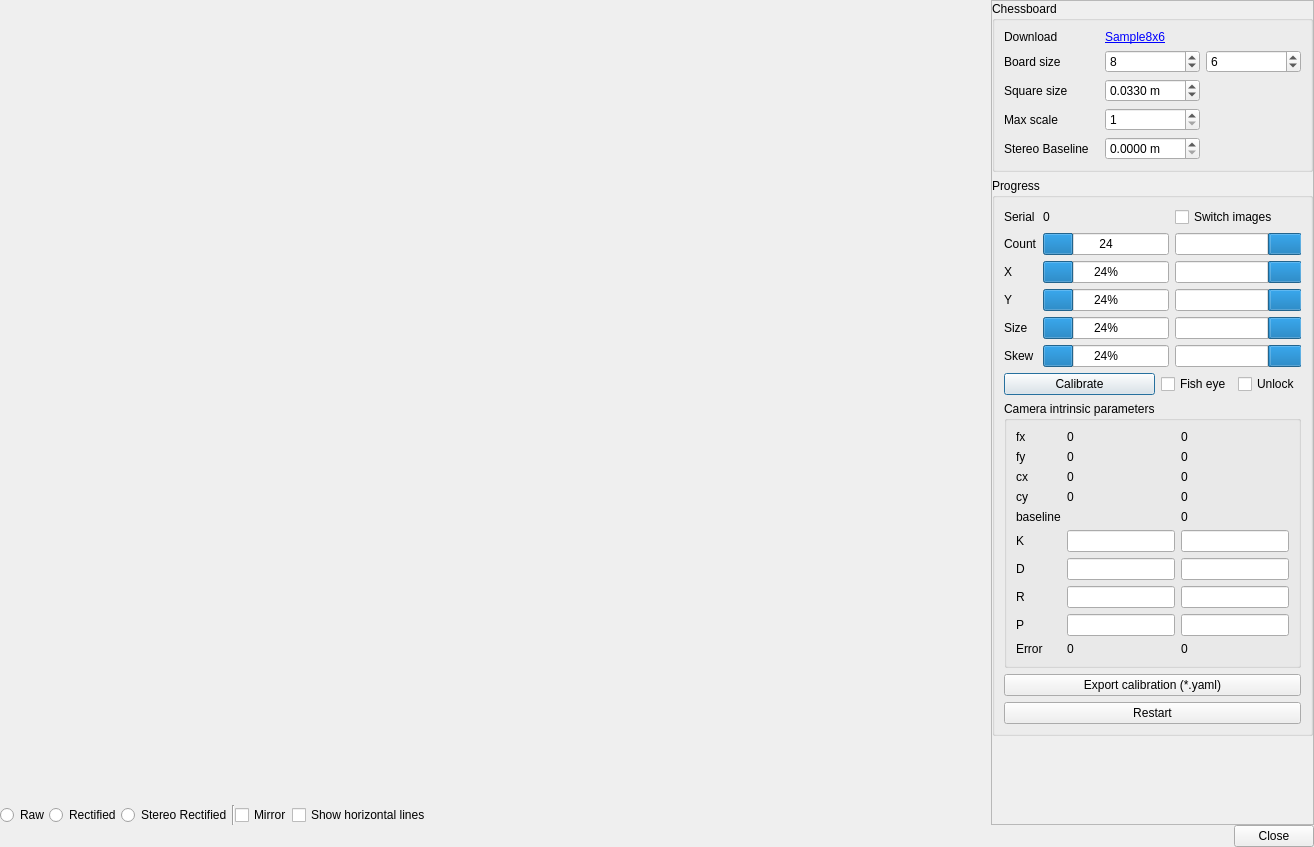
<?xml version="1.0" encoding="UTF-8"?>
<ui version="4.0">
 <class>calibrationDialog</class>
 <widget class="QDialog" name="calibrationDialog">
  <property name="geometry">
   <rect>
    <x>0</x>
    <y>0</y>
    <width>1314</width>
    <height>847</height>
   </rect>
  </property>
  <property name="windowTitle">
   <string>Dialog</string>
  </property>
  <layout class="QVBoxLayout" name="verticalLayout_5">
   <property name="spacing">
    <number>0</number>
   </property>
   <property name="leftMargin">
    <number>0</number>
   </property>
   <property name="topMargin">
    <number>0</number>
   </property>
   <property name="rightMargin">
    <number>0</number>
   </property>
   <property name="bottomMargin">
    <number>0</number>
   </property>
   <item>
    <layout class="QHBoxLayout" name="horizontalLayout_4" stretch="1,0">
     <item>
      <layout class="QVBoxLayout" name="verticalLayout_4">
       <property name="spacing">
        <number>0</number>
       </property>
       <item>
        <layout class="QHBoxLayout" name="horizontalLayout_3">
         <property name="spacing">
          <number>0</number>
         </property>
         <item>
          <layout class="QVBoxLayout" name="verticalLayout_2" stretch="0,1">
           <property name="spacing">
            <number>0</number>
           </property>
           <item>
            <widget class="QLabel" name="label_left">
             <property name="text">
              <string/>
             </property>
             <property name="alignment">
              <set>Qt::AlignCenter</set>
             </property>
            </widget>
           </item>
           <item>
            <widget class="UImageView" name="image_view" native="true"/>
           </item>
          </layout>
         </item>
         <item>
          <layout class="QVBoxLayout" name="verticalLayout_3" stretch="0,1">
           <property name="spacing">
            <number>0</number>
           </property>
           <item>
            <widget class="QLabel" name="label_right">
             <property name="text">
              <string/>
             </property>
             <property name="alignment">
              <set>Qt::AlignCenter</set>
             </property>
            </widget>
           </item>
           <item>
            <widget class="UImageView" name="image_view_2" native="true"/>
           </item>
          </layout>
         </item>
        </layout>
       </item>
       <item>
        <layout class="QHBoxLayout" name="horizontalLayout_2">
         <item>
          <widget class="QRadioButton" name="radioButton_raw">
           <property name="text">
            <string>Raw</string>
           </property>
          </widget>
         </item>
         <item>
          <widget class="QRadioButton" name="radioButton_rectified">
           <property name="text">
            <string>Rectified</string>
           </property>
          </widget>
         </item>
         <item>
          <widget class="QRadioButton" name="radioButton_stereoRectified">
           <property name="text">
            <string>Stereo Rectified</string>
           </property>
          </widget>
         </item>
         <item>
          <widget class="Line" name="line">
           <property name="orientation">
            <enum>Qt::Vertical</enum>
           </property>
          </widget>
         </item>
         <item>
          <widget class="QCheckBox" name="checkBox_mirror">
           <property name="text">
            <string>Mirror</string>
           </property>
          </widget>
         </item>
         <item>
          <widget class="QCheckBox" name="checkBox_showHorizontalLines">
           <property name="text">
            <string>Show horizontal lines</string>
           </property>
          </widget>
         </item>
         <item>
          <spacer name="horizontalSpacer">
           <property name="orientation">
            <enum>Qt::Horizontal</enum>
           </property>
           <property name="sizeHint" stdset="0">
            <size>
             <width>40</width>
             <height>20</height>
            </size>
           </property>
          </spacer>
         </item>
        </layout>
       </item>
      </layout>
     </item>
     <item>
      <widget class="QScrollArea" name="scrollArea">
       <property name="widgetResizable">
        <bool>true</bool>
       </property>
       <widget class="QWidget" name="scrollAreaWidgetContents">
        <property name="geometry">
         <rect>
          <x>0</x>
          <y>0</y>
          <width>387</width>
          <height>826</height>
         </rect>
        </property>
        <layout class="QVBoxLayout" name="verticalLayout">
         <property name="leftMargin">
          <number>0</number>
         </property>
         <property name="topMargin">
          <number>0</number>
         </property>
         <property name="rightMargin">
          <number>0</number>
         </property>
         <property name="bottomMargin">
          <number>0</number>
         </property>
         <item>
          <widget class="QGroupBox" name="groupBox">
           <property name="title">
            <string>Chessboard</string>
           </property>
           <layout class="QGridLayout" name="gridLayout_3">
            <item row="1" column="3">
             <widget class="QSpinBox" name="spinBox_boardHeight">
              <property name="minimum">
               <number>2</number>
              </property>
              <property name="value">
               <number>6</number>
              </property>
             </widget>
            </item>
            <item row="3" column="0">
             <widget class="QLabel" name="label_15">
              <property name="toolTip">
               <string/>
              </property>
              <property name="text">
               <string>Square size</string>
              </property>
             </widget>
            </item>
            <item row="1" column="0">
             <widget class="QLabel" name="label_12">
              <property name="toolTip">
               <string>Number of inner squares on the board</string>
              </property>
              <property name="text">
               <string>Board size</string>
              </property>
             </widget>
            </item>
            <item row="3" column="3">
             <widget class="QLabel" name="label_16">
              <property name="toolTip">
               <string>Number of inner squares on the board</string>
              </property>
              <property name="text">
               <string/>
              </property>
             </widget>
            </item>
            <item row="1" column="1">
             <widget class="QSpinBox" name="spinBox_boardWidth">
              <property name="minimum">
               <number>2</number>
              </property>
              <property name="value">
               <number>8</number>
              </property>
             </widget>
            </item>
            <item row="3" column="1">
             <widget class="QDoubleSpinBox" name="doubleSpinBox_squareSize">
              <property name="suffix">
               <string> m</string>
              </property>
              <property name="decimals">
               <number>4</number>
              </property>
              <property name="maximum">
               <double>1.000000000000000</double>
              </property>
              <property name="value">
               <double>0.033000000000000</double>
              </property>
             </widget>
            </item>
            <item row="0" column="0">
             <widget class="QLabel" name="label_21">
              <property name="toolTip">
               <string/>
              </property>
              <property name="text">
               <string>Download</string>
              </property>
             </widget>
            </item>
            <item row="0" column="1">
             <widget class="QLabel" name="label_20">
              <property name="toolTip">
               <string>Number of inner squares on the board</string>
              </property>
              <property name="text">
               <string>&lt;html&gt;&lt;head/&gt;&lt;body&gt;&lt;p&gt;&lt;a href=&quot;https://github.com/introlab/rtabmap/raw/master/bin/data/check-108.pdf&quot;&gt;&lt;span style=&quot; text-decoration: underline; color:#0000ff;&quot;&gt;Sample8x6&lt;/span&gt;&lt;/a&gt;&lt;/p&gt;&lt;/body&gt;&lt;/html&gt;</string>
              </property>
              <property name="openExternalLinks">
               <bool>true</bool>
              </property>
             </widget>
            </item>
            <item row="4" column="1">
             <widget class="QSpinBox" name="spinBox_maxScale">
              <property name="minimum">
               <number>1</number>
              </property>
              <property name="maximum">
               <number>3</number>
              </property>
              <property name="value">
               <number>1</number>
              </property>
             </widget>
            </item>
            <item row="4" column="0">
             <widget class="QLabel" name="label_22">
              <property name="toolTip">
               <string>If &gt; 1, image is scaled down to help board detection on high definition images</string>
              </property>
              <property name="text">
               <string>Max scale</string>
              </property>
             </widget>
            </item>
            <item row="5" column="0">
             <widget class="QLabel" name="label_stereoBaseline">
              <property name="toolTip">
               <string>If &gt; 1, image is scaled down to help board detection on high definition images</string>
              </property>
              <property name="text">
               <string>Stereo Baseline</string>
              </property>
             </widget>
            </item>
            <item row="5" column="1">
             <widget class="QDoubleSpinBox" name="doubleSpinBox_stereoBaseline">
              <property name="toolTip">
               <string>If you know the exact baseline of the stereo cameras, you can set it here in case the square size is not super accurate.</string>
              </property>
              <property name="suffix">
               <string> m</string>
              </property>
              <property name="decimals">
               <number>4</number>
              </property>
              <property name="maximum">
               <double>10.000000000000000</double>
              </property>
              <property name="value">
               <double>0.000000000000000</double>
              </property>
             </widget>
            </item>
           </layout>
          </widget>
         </item>
         <item>
          <widget class="QGroupBox" name="groupBox_progress">
           <property name="title">
            <string>Progress</string>
           </property>
           <layout class="QVBoxLayout" name="verticalLayout_6">
            <item>
             <layout class="QGridLayout" name="gridLayout" columnstretch="0,0,0">
              <item row="5" column="0">
               <widget class="QLabel" name="label_4">
                <property name="text">
                 <string>Skew</string>
                </property>
               </widget>
              </item>
              <item row="0" column="0">
               <widget class="QLabel" name="label_19">
                <property name="text">
                 <string>Serial</string>
                </property>
               </widget>
              </item>
              <item row="0" column="1">
               <widget class="QLabel" name="label_serial">
                <property name="text">
                 <string>0</string>
                </property>
                <property name="textInteractionFlags">
                 <set>Qt::LinksAccessibleByMouse|Qt::TextSelectableByMouse</set>
                </property>
               </widget>
              </item>
              <item row="0" column="2">
               <widget class="QCheckBox" name="checkBox_switchImages">
                <property name="text">
                 <string>Switch images</string>
                </property>
               </widget>
              </item>
              <item row="1" column="0">
               <widget class="QLabel" name="label_5">
                <property name="text">
                 <string>Count</string>
                </property>
               </widget>
              </item>
              <item row="1" column="1">
               <widget class="QProgressBar" name="progressBar_count">
                <property name="value">
                 <number>24</number>
                </property>
                <property name="format">
                 <string>%p</string>
                </property>
               </widget>
              </item>
              <item row="1" column="2">
               <widget class="QProgressBar" name="progressBar_count_2">
                <property name="value">
                 <number>24</number>
                </property>
                <property name="invertedAppearance">
                 <bool>true</bool>
                </property>
                <property name="format">
                 <string>%p</string>
                </property>
               </widget>
              </item>
              <item row="2" column="0">
               <widget class="QLabel" name="label">
                <property name="text">
                 <string>X</string>
                </property>
               </widget>
              </item>
              <item row="2" column="1">
               <widget class="QProgressBar" name="progressBar_x">
                <property name="value">
                 <number>24</number>
                </property>
                <property name="format">
                 <string>%p%</string>
                </property>
               </widget>
              </item>
              <item row="2" column="2">
               <widget class="QProgressBar" name="progressBar_x_2">
                <property name="value">
                 <number>24</number>
                </property>
                <property name="invertedAppearance">
                 <bool>true</bool>
                </property>
                <property name="textDirection">
                 <enum>QProgressBar::TopToBottom</enum>
                </property>
                <property name="format">
                 <string>%p%</string>
                </property>
               </widget>
              </item>
              <item row="3" column="0">
               <widget class="QLabel" name="label_2">
                <property name="text">
                 <string>Y</string>
                </property>
               </widget>
              </item>
              <item row="3" column="1">
               <widget class="QProgressBar" name="progressBar_y">
                <property name="value">
                 <number>24</number>
                </property>
               </widget>
              </item>
              <item row="3" column="2">
               <widget class="QProgressBar" name="progressBar_y_2">
                <property name="value">
                 <number>24</number>
                </property>
                <property name="invertedAppearance">
                 <bool>true</bool>
                </property>
               </widget>
              </item>
              <item row="4" column="0">
               <widget class="QLabel" name="label_3">
                <property name="text">
                 <string>Size</string>
                </property>
               </widget>
              </item>
              <item row="4" column="1">
               <widget class="QProgressBar" name="progressBar_size">
                <property name="value">
                 <number>24</number>
                </property>
               </widget>
              </item>
              <item row="4" column="2">
               <widget class="QProgressBar" name="progressBar_size_2">
                <property name="value">
                 <number>24</number>
                </property>
                <property name="invertedAppearance">
                 <bool>true</bool>
                </property>
               </widget>
              </item>
              <item row="5" column="1">
               <widget class="QProgressBar" name="progressBar_skew">
                <property name="value">
                 <number>24</number>
                </property>
               </widget>
              </item>
              <item row="5" column="2">
               <widget class="QProgressBar" name="progressBar_skew_2">
                <property name="value">
                 <number>24</number>
                </property>
                <property name="invertedAppearance">
                 <bool>true</bool>
                </property>
               </widget>
              </item>
             </layout>
            </item>
            <item>
             <layout class="QHBoxLayout" name="horizontalLayout_5" stretch="1,0,0">
              <item>
               <widget class="QPushButton" name="pushButton_calibrate">
                <property name="text">
                 <string>Calibrate</string>
                </property>
               </widget>
              </item>
              <item>
               <widget class="QCheckBox" name="checkBox_fisheye">
                <property name="text">
                 <string>Fish eye</string>
                </property>
               </widget>
              </item>
              <item>
               <widget class="QCheckBox" name="checkBox_unlock">
                <property name="text">
                 <string>Unlock</string>
                </property>
               </widget>
              </item>
             </layout>
            </item>
            <item>
             <widget class="QGroupBox" name="groupBox_3">
              <property name="title">
               <string>Camera intrinsic parameters</string>
              </property>
              <layout class="QGridLayout" name="gridLayout_2">
               <item row="8" column="2">
                <widget class="QLineEdit" name="lineEdit_P_2">
                 <property name="readOnly">
                  <bool>true</bool>
                 </property>
                </widget>
               </item>
               <item row="0" column="1">
                <widget class="QLabel" name="label_fx">
                 <property name="text">
                  <string>0</string>
                 </property>
                 <property name="textInteractionFlags">
                  <set>Qt::LinksAccessibleByMouse|Qt::TextSelectableByMouse</set>
                 </property>
                </widget>
               </item>
               <item row="1" column="1">
                <widget class="QLabel" name="label_fy">
                 <property name="text">
                  <string>0</string>
                 </property>
                 <property name="textInteractionFlags">
                  <set>Qt::LinksAccessibleByMouse|Qt::TextSelectableByMouse</set>
                 </property>
                </widget>
               </item>
               <item row="5" column="1">
                <widget class="QLineEdit" name="lineEdit_K">
                 <property name="readOnly">
                  <bool>true</bool>
                 </property>
                </widget>
               </item>
               <item row="2" column="1">
                <widget class="QLabel" name="label_cx">
                 <property name="text">
                  <string>0</string>
                 </property>
                 <property name="textInteractionFlags">
                  <set>Qt::LinksAccessibleByMouse|Qt::TextSelectableByMouse</set>
                 </property>
                </widget>
               </item>
               <item row="3" column="0">
                <widget class="QLabel" name="label_11">
                 <property name="text">
                  <string>cy</string>
                 </property>
                </widget>
               </item>
               <item row="3" column="1">
                <widget class="QLabel" name="label_cy">
                 <property name="text">
                  <string>0</string>
                 </property>
                 <property name="textInteractionFlags">
                  <set>Qt::LinksAccessibleByMouse|Qt::TextSelectableByMouse</set>
                 </property>
                </widget>
               </item>
               <item row="5" column="0">
                <widget class="QLabel" name="label_6">
                 <property name="toolTip">
                  <string>Camera matrix</string>
                 </property>
                 <property name="text">
                  <string>K</string>
                 </property>
                </widget>
               </item>
               <item row="1" column="0">
                <widget class="QLabel" name="label_9">
                 <property name="text">
                  <string>fy</string>
                 </property>
                </widget>
               </item>
               <item row="2" column="0">
                <widget class="QLabel" name="label_10">
                 <property name="text">
                  <string>cx</string>
                 </property>
                </widget>
               </item>
               <item row="0" column="0">
                <widget class="QLabel" name="label_8">
                 <property name="text">
                  <string>fx</string>
                 </property>
                </widget>
               </item>
               <item row="7" column="0">
                <widget class="QLabel" name="label_17">
                 <property name="toolTip">
                  <string>Distorsion coefficients</string>
                 </property>
                 <property name="text">
                  <string>R</string>
                 </property>
                </widget>
               </item>
               <item row="6" column="2">
                <widget class="QLineEdit" name="lineEdit_D_2">
                 <property name="readOnly">
                  <bool>true</bool>
                 </property>
                </widget>
               </item>
               <item row="6" column="0">
                <widget class="QLabel" name="label_7">
                 <property name="toolTip">
                  <string>Distorsion coefficients</string>
                 </property>
                 <property name="text">
                  <string>D</string>
                 </property>
                </widget>
               </item>
               <item row="6" column="1">
                <widget class="QLineEdit" name="lineEdit_D">
                 <property name="readOnly">
                  <bool>true</bool>
                 </property>
                </widget>
               </item>
               <item row="9" column="0">
                <widget class="QLabel" name="label_14">
                 <property name="toolTip">
                  <string>Avg. reproduction error</string>
                 </property>
                 <property name="text">
                  <string>Error</string>
                 </property>
                </widget>
               </item>
               <item row="9" column="1">
                <widget class="QLabel" name="label_error">
                 <property name="text">
                  <string>0</string>
                 </property>
                </widget>
               </item>
               <item row="0" column="2">
                <widget class="QLabel" name="label_fx_2">
                 <property name="text">
                  <string>0</string>
                 </property>
                 <property name="textInteractionFlags">
                  <set>Qt::LinksAccessibleByMouse|Qt::TextSelectableByMouse</set>
                 </property>
                </widget>
               </item>
               <item row="2" column="2">
                <widget class="QLabel" name="label_cx_2">
                 <property name="text">
                  <string>0</string>
                 </property>
                 <property name="textInteractionFlags">
                  <set>Qt::LinksAccessibleByMouse|Qt::TextSelectableByMouse</set>
                 </property>
                </widget>
               </item>
               <item row="1" column="2">
                <widget class="QLabel" name="label_fy_2">
                 <property name="text">
                  <string>0</string>
                 </property>
                 <property name="textInteractionFlags">
                  <set>Qt::LinksAccessibleByMouse|Qt::TextSelectableByMouse</set>
                 </property>
                </widget>
               </item>
               <item row="3" column="2">
                <widget class="QLabel" name="label_cy_2">
                 <property name="text">
                  <string>0</string>
                 </property>
                 <property name="textInteractionFlags">
                  <set>Qt::LinksAccessibleByMouse|Qt::TextSelectableByMouse</set>
                 </property>
                </widget>
               </item>
               <item row="5" column="2">
                <widget class="QLineEdit" name="lineEdit_K_2">
                 <property name="readOnly">
                  <bool>true</bool>
                 </property>
                </widget>
               </item>
               <item row="8" column="0">
                <widget class="QLabel" name="label_18">
                 <property name="toolTip">
                  <string>Distorsion coefficients</string>
                 </property>
                 <property name="text">
                  <string>P</string>
                 </property>
                </widget>
               </item>
               <item row="7" column="1">
                <widget class="QLineEdit" name="lineEdit_R">
                 <property name="readOnly">
                  <bool>true</bool>
                 </property>
                </widget>
               </item>
               <item row="8" column="1">
                <widget class="QLineEdit" name="lineEdit_P">
                 <property name="readOnly">
                  <bool>true</bool>
                 </property>
                </widget>
               </item>
               <item row="7" column="2">
                <widget class="QLineEdit" name="lineEdit_R_2">
                 <property name="readOnly">
                  <bool>true</bool>
                 </property>
                </widget>
               </item>
               <item row="4" column="0">
                <widget class="QLabel" name="label_baseline_name">
                 <property name="text">
                  <string>baseline</string>
                 </property>
                </widget>
               </item>
               <item row="4" column="2">
                <widget class="QLabel" name="label_baseline">
                 <property name="text">
                  <string>0</string>
                 </property>
                 <property name="textInteractionFlags">
                  <set>Qt::LinksAccessibleByMouse|Qt::TextSelectableByMouse</set>
                 </property>
                </widget>
               </item>
               <item row="9" column="2">
                <widget class="QLabel" name="label_error_2">
                 <property name="text">
                  <string>0</string>
                 </property>
                </widget>
               </item>
              </layout>
             </widget>
            </item>
            <item>
             <widget class="QPushButton" name="pushButton_save">
              <property name="text">
               <string>Export calibration (*.yaml)</string>
              </property>
             </widget>
            </item>
            <item>
             <widget class="QPushButton" name="pushButton_restart">
              <property name="text">
               <string>Restart</string>
              </property>
             </widget>
            </item>
           </layout>
          </widget>
         </item>
         <item>
          <spacer name="verticalSpacer">
           <property name="orientation">
            <enum>Qt::Vertical</enum>
           </property>
           <property name="sizeHint" stdset="0">
            <size>
             <width>20</width>
             <height>40</height>
            </size>
           </property>
          </spacer>
         </item>
        </layout>
       </widget>
      </widget>
     </item>
    </layout>
   </item>
   <item>
    <widget class="QDialogButtonBox" name="buttonBox">
     <property name="standardButtons">
      <set>QDialogButtonBox::Close</set>
     </property>
    </widget>
   </item>
  </layout>
 </widget>
 <customwidgets>
  <customwidget>
   <class>UImageView</class>
   <extends>QWidget</extends>
   <header>rtabmap/utilite/UImageView.h</header>
   <container>1</container>
  </customwidget>
 </customwidgets>
 <resources/>
 <connections/>
</ui>
